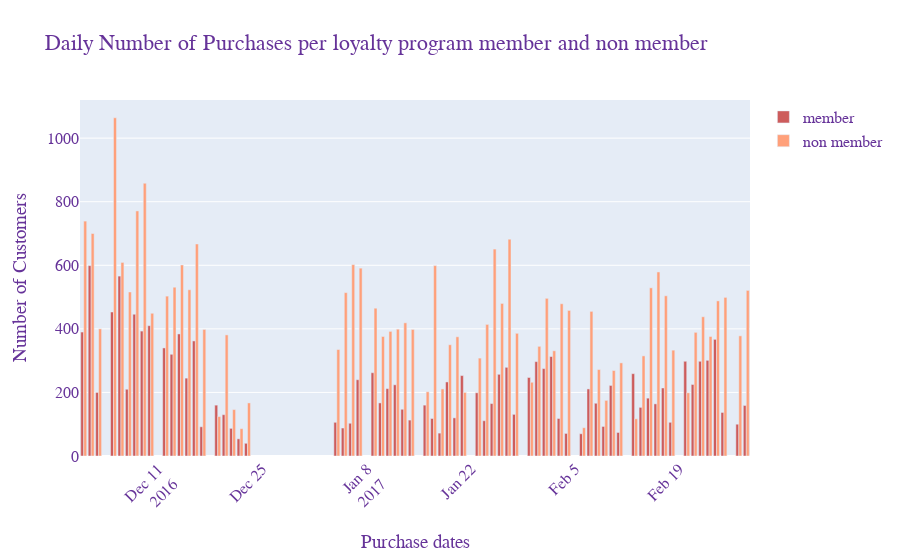

Notebook code cell kept with this figure:
### Markdown cell above
<p><a name="purchase_dist"></a></p>

#### Graphical presentation of  purchases per date per group

### Code cell
fig = go.Figure()
fig.add_trace(go.Bar(
    x=member1['purchase_day'],
    y= member1['total_purchase'],
    name='member',
    marker_color='indianred'
))
fig.add_trace(go.Bar(
    x=member0['purchase_day'],
    y=member0['total_purchase'],
    name='non member',
    marker_color='lightsalmon'
))

# Here we modify the tickangle of the xaxis, resulting in rotated labels.
fig.update_layout(barmode='group', xaxis_tickangle=-45)

#update the layout
fig.update_layout(
    title="Daily Number of Purchases per loyalty program member and non member",
    xaxis_title="Purchase dates",
    yaxis_title="Number of Customers",
    font=dict(family="Arial", size=16, color="RebeccaPurple"))

fig.show()

### Figure 1 — Plotly figure (JSON) as saved in the notebook; plotly's stock layout.template omitted (floating-point values rounded to 4 significant figures)
{"data": [{"marker": {"color": "indianred"}, "name": "member", "type": "bar", "x": ["2016-12-01", "2016-12-02", "2016-12-03", "2016-12-05", "2016-12-06", "2016-12-07", "2016-12-08", "2016-12-09", "2016-12-10", "2016-12-12", "2016-12-13", "2016-12-14", "2016-12-15", "2016-12-16", "2016-12-17", "2016-12-19", "2016-12-20", "2016-12-21", "2016-12-22", "2016-12-23", "2017-01-04", "2017-01-05", "2017-01-06", "2017-01-07", "2017-01-09", "2017-01-10", "2017-01-11", "2017-01-12", "2017-01-13", "2017-01-14", "2017-01-16", "2017-01-17", "2017-01-18", "2017-01-19", "2017-01-20", "2017-01-21", "2017-01-23", "2017-01-24", "2017-01-25", "2017-01-26", "2017-01-27", "2017-01-28", "2017-01-30", "2017-01-31", "2017-02-01", "2017-02-02", "2017-02-03", "2017-02-04", "2017-02-06", "2017-02-07", "2017-02-08", "2017-02-09", "2017-02-10", "2017-02-11", "2017-02-13", "2017-02-14", "2017-02-15", "2017-02-16", "2017-02-17", "2017-02-18", "2017-02-20", "2017-02-21", "2017-02-22", "2017-02-23", "2017-02-24", "2017-02-25", "2017-02-27", "2017-02-28"], "y": [390, 599, 200, 453, 566, 210, 446, 393, 410, 340, 320, 384, 245, 362, 92, 160, 130, 87, 54, 40, 106, 88, 103, 240, 262, 167, 212, 224, 147, 113, 160, 118, 72, 233, 120, 253, 199, 111, 165, 257, 279, 131, 247, 297, 275, 313, 118, 71, 70, 211, 166, 93, 222, 74, 259, 153, 182, 164, 214, 106, 298, 225, 298, 301, 367, 137, 100, 159]}, {"marker": {"color": "lightsalmon"}, "name": "non member", "type": "bar", "x": ["2016-12-01", "2016-12-02", "2016-12-03", "2016-12-05", "2016-12-06", "2016-12-07", "2016-12-08", "2016-12-09", "2016-12-10", "2016-12-12", "2016-12-13", "2016-12-14", "2016-12-15", "2016-12-16", "2016-12-17", "2016-12-19", "2016-12-20", "2016-12-21", "2016-12-22", "2016-12-23", "2017-01-04", "2017-01-05", "2017-01-06", "2017-01-07", "2017-01-09", "2017-01-10", "2017-01-11", "2017-01-12", "2017-01-13", "2017-01-14", "2017-01-16", "2017-01-17", "2017-01-18", "2017-01-19", "2017-01-20", "2017-01-21", "2017-01-23", "2017-01-24", "2017-01-25", "2017-01-26", "2017-01-27", "2017-01-28", "2017-01-30", "2017-01-31", "2017-02-01", "2017-02-02", "2017-02-03", "2017-02-04", "2017-02-06", "2017-02-07", "2017-02-08", "2017-02-09", "2017-02-10", "2017-02-11", "2017-02-13", "2017-02-14", "2017-02-15", "2017-02-16", "2017-02-17", "2017-02-18", "2017-02-20", "2017-02-21", "2017-02-22", "2017-02-23", "2017-02-24", "2017-02-25", "2017-02-27", "2017-02-28"], "y": [739, 700, 400, 1064, 609, 516, 771, 858, 449, 503, 531, 601, 523, 667, 398, 124, 381, 146, 86, 167, 335, 514, 602, 591, 465, 376, 392, 399, 419, 398, 202, 599, 211, 350, 375, 200, 308, 414, 651, 480, 682, 386, 232, 345, 496, 331, 479, 458, 89, 455, 272, 175, 269, 293, 117, 315, 529, 579, 504, 333, 199, 389, 438, 376, 488, 499, 378, 521]}], "layout": {"barmode": "group", "font": {"color": "RebeccaPurple", "family": "Arial", "size": 16}, "title": {"text": "Daily Number of Purchases per loyalty program member and non member"}, "xaxis": {"tickangle": -45, "title": {"text": "Purchase dates"}}, "yaxis": {"title": {"text": "Number of Customers"}}}}
